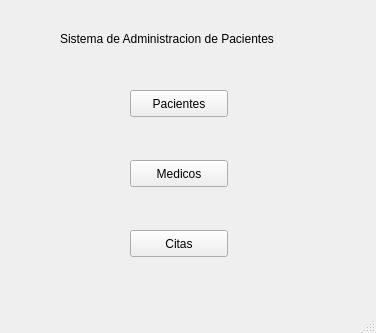
<?xml version="1.0" encoding="UTF-8"?>
<ui version="4.0">
 <class>Inicio_Window</class>
 <widget class="QMainWindow" name="Inicio_Window">
  <property name="geometry">
   <rect>
    <x>0</x>
    <y>0</y>
    <width>376</width>
    <height>333</height>
   </rect>
  </property>
  <property name="windowTitle">
   <string>Administracion de Pacientes App</string>
  </property>
  <widget class="QWidget" name="centralwidget">
   <widget class="QLabel" name="lbl">
    <property name="geometry">
     <rect>
      <x>60</x>
      <y>30</y>
      <width>271</width>
      <height>17</height>
     </rect>
    </property>
    <property name="text">
     <string>Sistema de Administracion de Pacientes</string>
    </property>
   </widget>
   <widget class="QPushButton" name="btn_pacientes">
    <property name="geometry">
     <rect>
      <x>130</x>
      <y>90</y>
      <width>98</width>
      <height>27</height>
     </rect>
    </property>
    <property name="text">
     <string>Pacientes</string>
    </property>
   </widget>
   <widget class="QPushButton" name="btn_medicos">
    <property name="geometry">
     <rect>
      <x>130</x>
      <y>160</y>
      <width>98</width>
      <height>27</height>
     </rect>
    </property>
    <property name="text">
     <string>Medicos</string>
    </property>
   </widget>
   <widget class="QPushButton" name="btn_citas">
    <property name="geometry">
     <rect>
      <x>130</x>
      <y>230</y>
      <width>98</width>
      <height>27</height>
     </rect>
    </property>
    <property name="text">
     <string>Citas</string>
    </property>
   </widget>
  </widget>
  <widget class="QStatusBar" name="statusbar"/>
 </widget>
 <resources/>
 <connections/>
</ui>
